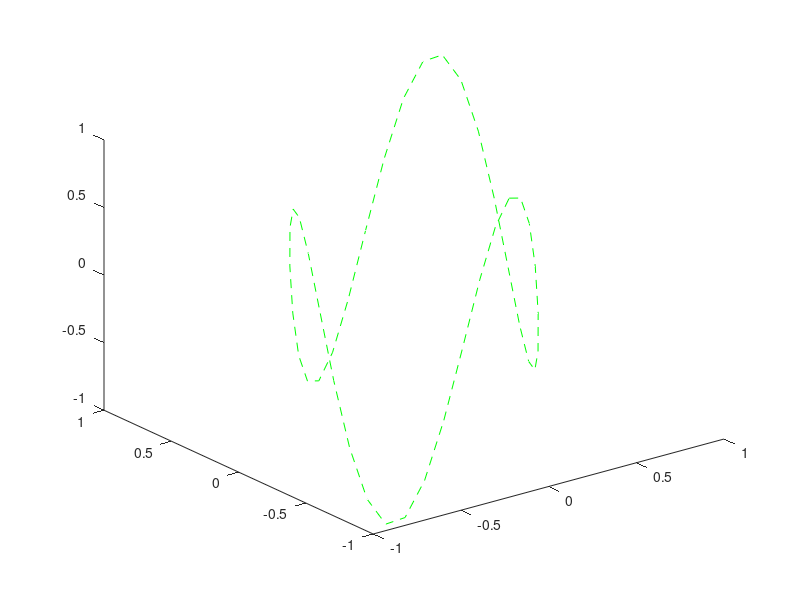

Recreate this plot in MATLAB.

theta = 0:pi/20:2*pi;
alpha = -pi/4:pi/20:7*pi/4;
omega = 0:3*pi/20:6*pi;
X = sin(theta);
Y = sin(alpha);
Z = cos(omega);
plot3(X,Y,Z,'g--')